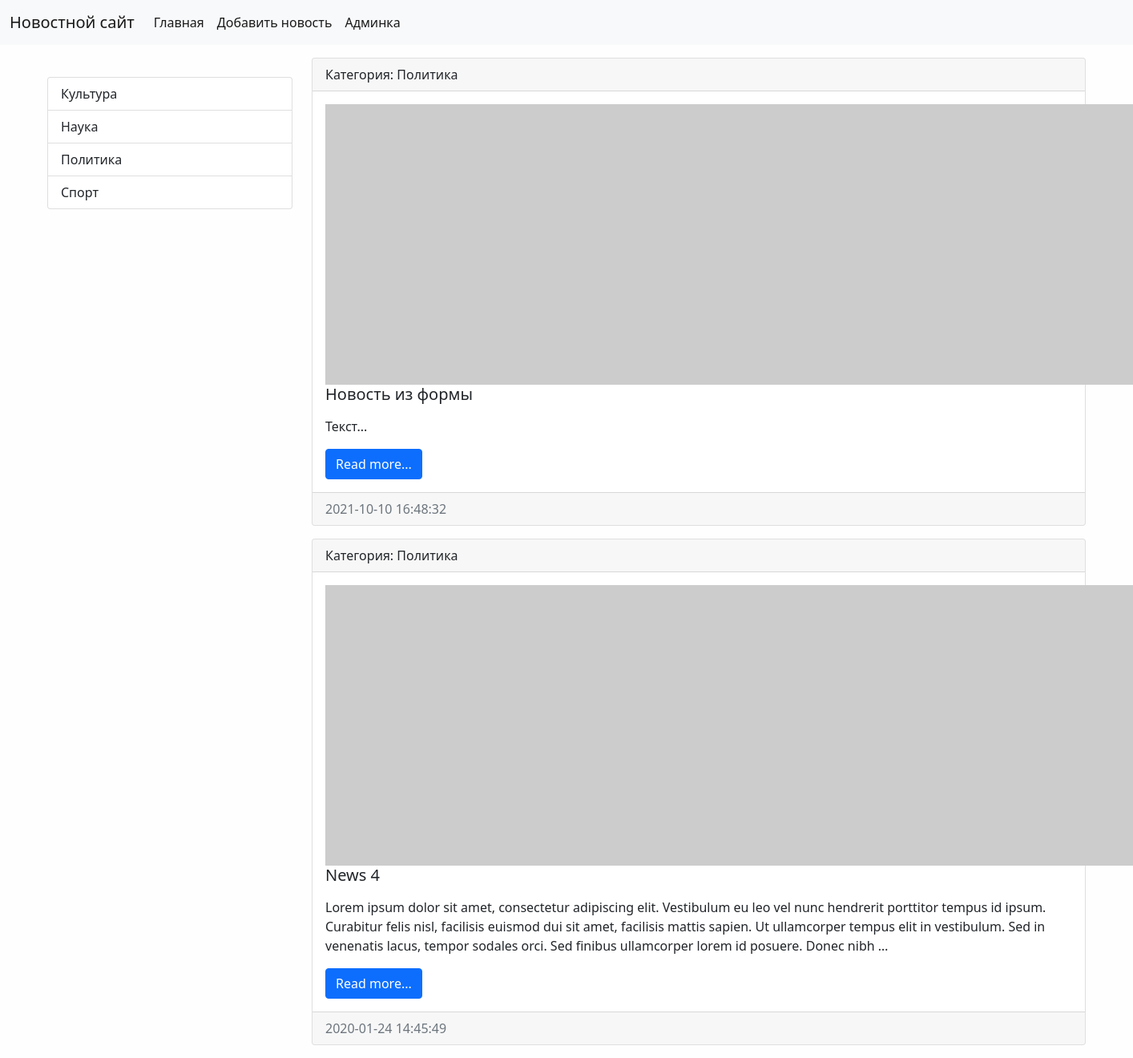
The app's page /category/2/ with its own data.
### news/models.py (models this page shows, shortened)
class Category(models.Model):
    title = models.CharField(max_length=150,
                             db_index=True,
                             verbose_name='Категории',
                             )  # db_index индексирует это поле, делает более быстрым для поиска
    def get_absolute_url(self):
        return reverse('category', kwargs={"category_id": self.pk})  # categories - из url, которая область имен name=
    def __str__(self):
        return self.title
    class Meta:
        verbose_name = 'Категория'
        verbose_name_plural = 'Категории'
        ordering = ['title']

class News(models.Model):
    title = models.CharField(max_length=150, verbose_name='Наименование')
    content = models.TextField(blank=True, verbose_name='Контент')
    created_at = models.DateTimeField(auto_now_add=True, verbose_name='Дата публикации')
    updated_at = models.DateTimeField(auto_now=True, verbose_name='Обновлено')
    photo = models.ImageField(upload_to='photo/%Y/%m/%d/', verbose_name='Фото', blank=True)
    is_published = models.BooleanField(default=True, verbose_name='Опубликовано')
    category = models.ForeignKey('Category', on_delete=models.PROTECT, verbose_name='Категория')
    def get_absolute_url(self):
        return reverse('view_news', kwargs={"news_id": self.pk})  # view_news  - из url, которая область имен name=
    class Meta:
        verbose_name = 'Новость'  # меняет в админке News на Новость (изменение для единственного числа)
        verbose_name_plural = 'Новости'  # тоже самое для множественного числа
        ordering = ['-created_at']  # порядок вывода в админке, можно сортировать по нескольким полям через запятую

### news/views.py (the view)
# urls.py: path('category/<int:category_id>/', get_category, name='category'),
def get_category(request, category_id):
    news = News.objects.filter(category_id=category_id)  # filter возвращает несколько результатов
    category = Category.objects.get(pk=category_id)  # get работает через filter но возвращает только один результат
    return render(request, 'news/category.html',
                  {'news': news, 'category': category})

### news/templatetags/news_tags.py (called while the page is built)
@register.inclusion_tag('news/list_categories.html')
def show_categories():
    categories = Category.objects.all()
    return {"categories": categories}

### news/templates/news/category.html (shortened to what this page needs)
{% extends 'base.html' %}
{% block sidebar %}
    {% include 'inc/_sidebar.html' %}
{% endblock %}
{% block content %}
{% for item in news %}
<div class="card mb-3">
    <div class="card-header">
        Категория: {{ item.category }}
    </div>
    <div class="card-body">
        <div class="media">
            {% if item.photo %}
            <img src="{{ item.photo.url }}" alt="" width="350" class="mr-3">
            {% else %}
            <img src="https://picsum.photos/id/1060/350/235/?blur=2" alt="" class="mr-3">
            {% endif %}
            <div class="media-body">
                <h5 class="card-title">{{ item.title }}</h5>
                <p class="card-text">{{ item.content | safe | linebreaks | truncatewords:50 }}</p>
                <a href="{{ item.get_absolute_url }}" class="btn btn-primary">Read more...</a>
            </div>
        </div>
    </div>
    <div class="card-footer text-muted">
        {{ item.created_at | date:"Y-m-d H:i:s" }}
    </div>
</div>
{% endfor %}
{% endblock %}

### templates/base.html (shortened to what this page needs)
{% load static %}
<!doctype html>
<html lang="en">
<head>
    <link href="{% static 'bootstrap/css/bootstrap.min.css' %}" rel="stylesheet">
    <link href="{% static 'css/style.css' %}" rel="stylesheet">
</head>
<body>
{% include 'inc/_nav.html' %}
<div class="container mt-3">
    <div class="row">
        <div class="col-md-3">
            {% block sidebar %}SIDEBAR{% endblock %}
        </div>
        <div class="col-md-9">
            {% block content %}CONTENT{% endblock %}
        </div>
    </div>
</div>
</body>
</html>

### templates/inc/_nav.html (shortened to what this page needs)
<nav class="navbar navbar-expand-lg navbar-light bg-light">
    <div class="container-fluid">
        <a class="navbar-brand" href="{% url 'home' %}">Новостной сайт</a>
        <div class="collapse navbar-collapse" id="navbarSupportedContent">
            <ul class="navbar-nav me-auto mb-2 mb-lg-0">
                <li class="nav-item"><a class="nav-link active" aria-current="page" href="{% url 'home' %}">Главная</a></li>
                <li class="nav-item"><a class="nav-link active" aria-current="page" href="{% url 'add_news' %}">Добавить новость</a></li>
                <li class="nav-item"><a class="nav-link active" aria-current="page" href="/admin/" target="_blank">Админка</a></li>
            </ul>
        </div>
    </div>
</nav>

### templates/inc/_sidebar.html (shortened to what this page needs)
{% load news_tags %}
<br>
{% show_categories %}

### news/templates/news/list_categories.html
<div class="list-group">
    {% for item in categories %}
    <a href="{{ item.get_absolute_url }}" class="list-group-item list-group-item-action">{{ item.title }}</a>
    {% endfor %}
</div>

### mysite/static/css/style.css (style rules this page uses)
body { background-color: #fefefe; }

### records on screen
Category: title "Культура"
Category: title "Наука"
Category: title "Политика"
Category: title "Спорт"
News: category "Политика", title "Новость из формы", content "Текст...", created_at "2021-10-10 16:48:32"
News: category "Политика", title "News 4", content "Lorem ipsum dolor sit amet, consectetur adipiscing elit. Vestibulum eu leo vel nunc hendrerit porttitor tempus id ipsum. Curabitur felis nisl, facilisis euismod dui sit amet, facilisis mattis sapien. Ut ullamcorper tempus elit in vestibulum. Sed in venenatis lacus, tempor sodales orci. Sed finibus ullamcorper lorem id posuere. Donec nibh …", created_at "2020-01-24 14:45:49"
